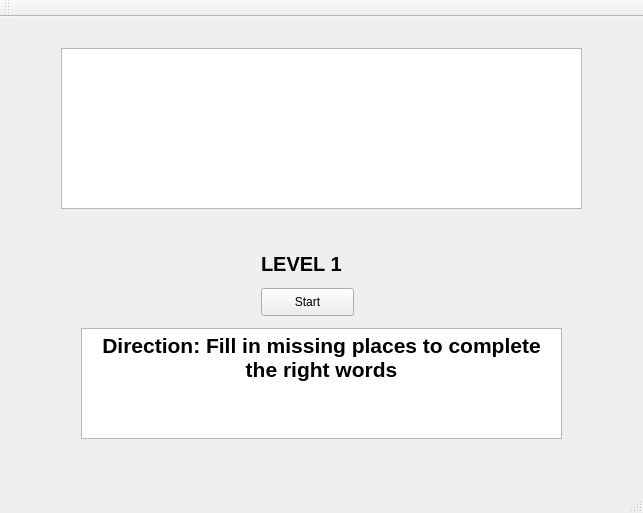
<?xml version="1.0" encoding="UTF-8"?>
<ui version="4.0">
 <class>SourceClass</class>
 <widget class="QMainWindow" name="SourceClass">
  <property name="geometry">
   <rect>
    <x>0</x>
    <y>0</y>
    <width>643</width>
    <height>513</height>
   </rect>
  </property>
  <property name="windowTitle">
   <string>Source</string>
  </property>
  <widget class="QWidget" name="centralWidget">
   <layout class="QGridLayout" name="gridLayout">
    <item row="0" column="0">
     <widget class="QStackedWidget" name="stackedWidget">
      <property name="currentIndex">
       <number>5</number>
      </property>
      <widget class="QWidget" name="homePage">
       <widget class="Line" name="line">
        <property name="geometry">
         <rect>
          <x>50</x>
          <y>190</y>
          <width>441</width>
          <height>16</height>
         </rect>
        </property>
        <property name="orientation">
         <enum>Qt::Horizontal</enum>
        </property>
       </widget>
       <widget class="QLabel" name="lbl2">
        <property name="geometry">
         <rect>
          <x>130</x>
          <y>70</y>
          <width>141</width>
          <height>41</height>
         </rect>
        </property>
        <property name="font">
         <font>
          <pointsize>10</pointsize>
         </font>
        </property>
        <property name="mouseTracking">
         <bool>false</bool>
        </property>
        <property name="focusPolicy">
         <enum>Qt::NoFocus</enum>
        </property>
        <property name="text">
         <string>2. My Game</string>
        </property>
        <property name="scaledContents">
         <bool>true</bool>
        </property>
        <property name="margin">
         <number>5</number>
        </property>
       </widget>
       <widget class="QLabel" name="lbl1">
        <property name="geometry">
         <rect>
          <x>130</x>
          <y>20</y>
          <width>141</width>
          <height>41</height>
         </rect>
        </property>
        <property name="font">
         <font>
          <pointsize>10</pointsize>
         </font>
        </property>
        <property name="mouseTracking">
         <bool>false</bool>
        </property>
        <property name="focusPolicy">
         <enum>Qt::NoFocus</enum>
        </property>
        <property name="text">
         <string>1. My Dictionary</string>
        </property>
        <property name="scaledContents">
         <bool>true</bool>
        </property>
        <property name="margin">
         <number>5</number>
        </property>
       </widget>
       <widget class="QGraphicsView" name="homeView">
        <property name="geometry">
         <rect>
          <x>95</x>
          <y>210</y>
          <width>371</width>
          <height>111</height>
         </rect>
        </property>
       </widget>
       <widget class="QLabel" name="lbl3">
        <property name="geometry">
         <rect>
          <x>130</x>
          <y>130</y>
          <width>141</width>
          <height>41</height>
         </rect>
        </property>
        <property name="font">
         <font>
          <pointsize>10</pointsize>
         </font>
        </property>
        <property name="mouseTracking">
         <bool>false</bool>
        </property>
        <property name="focusPolicy">
         <enum>Qt::NoFocus</enum>
        </property>
        <property name="text">
         <string>3. Exit</string>
        </property>
        <property name="scaledContents">
         <bool>true</bool>
        </property>
        <property name="margin">
         <number>5</number>
        </property>
       </widget>
       <widget class="QPushButton" name="btnHome_1">
        <property name="geometry">
         <rect>
          <x>290</x>
          <y>27</y>
          <width>101</width>
          <height>31</height>
         </rect>
        </property>
        <property name="font">
         <font>
          <pointsize>10</pointsize>
          <weight>75</weight>
          <bold>true</bold>
         </font>
        </property>
        <property name="cursor">
         <cursorShape>ArrowCursor</cursorShape>
        </property>
        <property name="text">
         <string>&lt;----</string>
        </property>
       </widget>
       <widget class="QPushButton" name="btnHome_2">
        <property name="geometry">
         <rect>
          <x>290</x>
          <y>80</y>
          <width>101</width>
          <height>31</height>
         </rect>
        </property>
        <property name="font">
         <font>
          <pointsize>10</pointsize>
          <weight>75</weight>
          <bold>true</bold>
         </font>
        </property>
        <property name="text">
         <string>&lt;----</string>
        </property>
       </widget>
       <widget class="QPushButton" name="btnHome_3">
        <property name="geometry">
         <rect>
          <x>290</x>
          <y>140</y>
          <width>101</width>
          <height>31</height>
         </rect>
        </property>
        <property name="font">
         <font>
          <pointsize>10</pointsize>
          <weight>75</weight>
          <bold>true</bold>
         </font>
        </property>
        <property name="text">
         <string>&lt;----</string>
        </property>
       </widget>
      </widget>
      <widget class="QWidget" name="menuPage">
       <widget class="QLabel" name="labelMenuPage">
        <property name="geometry">
         <rect>
          <x>100</x>
          <y>50</y>
          <width>361</width>
          <height>91</height>
         </rect>
        </property>
        <property name="font">
         <font>
          <pointsize>10</pointsize>
          <weight>75</weight>
          <bold>true</bold>
         </font>
        </property>
        <property name="text">
         <string>What do you want to ...... ?</string>
        </property>
       </widget>
       <widget class="QRadioButton" name="btnRadio1">
        <property name="geometry">
         <rect>
          <x>100</x>
          <y>130</y>
          <width>95</width>
          <height>20</height>
         </rect>
        </property>
        <property name="text">
         <string>Find</string>
        </property>
       </widget>
       <widget class="QRadioButton" name="btnRadio2">
        <property name="geometry">
         <rect>
          <x>100</x>
          <y>160</y>
          <width>95</width>
          <height>20</height>
         </rect>
        </property>
        <property name="text">
         <string>Update</string>
        </property>
       </widget>
       <widget class="QRadioButton" name="btnRadio3">
        <property name="geometry">
         <rect>
          <x>100</x>
          <y>190</y>
          <width>95</width>
          <height>20</height>
         </rect>
        </property>
        <property name="text">
         <string>Delete</string>
        </property>
       </widget>
       <widget class="QRadioButton" name="btnRadio4">
        <property name="geometry">
         <rect>
          <x>100</x>
          <y>220</y>
          <width>95</width>
          <height>20</height>
         </rect>
        </property>
        <property name="text">
         <string>Add</string>
        </property>
       </widget>
       <widget class="QPushButton" name="btnOkMenuPage">
        <property name="geometry">
         <rect>
          <x>100</x>
          <y>290</y>
          <width>93</width>
          <height>28</height>
         </rect>
        </property>
        <property name="text">
         <string>Ok</string>
        </property>
       </widget>
       <widget class="QPushButton" name="btnCancelMenuPage">
        <property name="geometry">
         <rect>
          <x>210</x>
          <y>290</y>
          <width>93</width>
          <height>28</height>
         </rect>
        </property>
        <property name="text">
         <string>Cancel</string>
        </property>
       </widget>
       <widget class="QRadioButton" name="btnRadio5">
        <property name="geometry">
         <rect>
          <x>100</x>
          <y>250</y>
          <width>141</width>
          <height>20</height>
         </rect>
        </property>
        <property name="text">
         <string>Display Dictionary</string>
        </property>
       </widget>
       <widget class="QListWidget" name="listWidget">
        <property name="geometry">
         <rect>
          <x>350</x>
          <y>120</y>
          <width>256</width>
          <height>192</height>
         </rect>
        </property>
       </widget>
       <widget class="QLineEdit" name="lineEdit">
        <property name="geometry">
         <rect>
          <x>350</x>
          <y>120</y>
          <width>261</width>
          <height>31</height>
         </rect>
        </property>
        <property name="inputMask">
         <string/>
        </property>
        <property name="text">
         <string/>
        </property>
        <property name="placeholderText">
         <string>input your word </string>
        </property>
       </widget>
      </widget>
      <widget class="QWidget" name="listPage">
       <widget class="QPushButton" name="btnBackListPage">
        <property name="geometry">
         <rect>
          <x>490</x>
          <y>390</y>
          <width>93</width>
          <height>28</height>
         </rect>
        </property>
        <property name="text">
         <string>Back</string>
        </property>
       </widget>
       <widget class="QPlainTextEdit" name="textListPage">
        <property name="geometry">
         <rect>
          <x>40</x>
          <y>40</y>
          <width>541</width>
          <height>341</height>
         </rect>
        </property>
       </widget>
       <widget class="QLabel" name="lblThongBaoListPage">
        <property name="geometry">
         <rect>
          <x>140</x>
          <y>10</y>
          <width>381</width>
          <height>20</height>
         </rect>
        </property>
        <property name="text">
         <string>TextLabel</string>
        </property>
       </widget>
      </widget>
      <widget class="QWidget" name="addPage">
       <widget class="QLabel" name="lblAddPage_1">
        <property name="geometry">
         <rect>
          <x>90</x>
          <y>50</y>
          <width>81</width>
          <height>41</height>
         </rect>
        </property>
        <property name="font">
         <font>
          <pointsize>12</pointsize>
          <weight>75</weight>
          <bold>true</bold>
         </font>
        </property>
        <property name="text">
         <string>Word</string>
        </property>
       </widget>
       <widget class="QLabel" name="lblAddPage_2">
        <property name="geometry">
         <rect>
          <x>90</x>
          <y>160</y>
          <width>81</width>
          <height>41</height>
         </rect>
        </property>
        <property name="font">
         <font>
          <pointsize>12</pointsize>
          <weight>75</weight>
          <bold>true</bold>
         </font>
        </property>
        <property name="text">
         <string>Type</string>
        </property>
       </widget>
       <widget class="QLabel" name="lblAddPage_3">
        <property name="geometry">
         <rect>
          <x>90</x>
          <y>100</y>
          <width>181</width>
          <height>51</height>
         </rect>
        </property>
        <property name="font">
         <font>
          <pointsize>12</pointsize>
          <weight>75</weight>
          <bold>true</bold>
         </font>
        </property>
        <property name="text">
         <string>Pronunciation</string>
        </property>
       </widget>
       <widget class="QLabel" name="lblAddPage_4">
        <property name="geometry">
         <rect>
          <x>90</x>
          <y>220</y>
          <width>91</width>
          <height>41</height>
         </rect>
        </property>
        <property name="font">
         <font>
          <pointsize>12</pointsize>
          <weight>75</weight>
          <bold>true</bold>
         </font>
        </property>
        <property name="text">
         <string>Mean</string>
        </property>
       </widget>
       <widget class="QLineEdit" name="inputAddPage_1">
        <property name="geometry">
         <rect>
          <x>250</x>
          <y>50</y>
          <width>271</width>
          <height>31</height>
         </rect>
        </property>
       </widget>
       <widget class="QTextEdit" name="inputAddPage_4">
        <property name="geometry">
         <rect>
          <x>250</x>
          <y>230</y>
          <width>271</width>
          <height>131</height>
         </rect>
        </property>
       </widget>
       <widget class="QLineEdit" name="inputAddPage_2">
        <property name="geometry">
         <rect>
          <x>250</x>
          <y>170</y>
          <width>271</width>
          <height>31</height>
         </rect>
        </property>
       </widget>
       <widget class="QLineEdit" name="inputAddPage_3">
        <property name="geometry">
         <rect>
          <x>250</x>
          <y>110</y>
          <width>271</width>
          <height>31</height>
         </rect>
        </property>
       </widget>
       <widget class="QPushButton" name="btnOkAddPage">
        <property name="geometry">
         <rect>
          <x>140</x>
          <y>380</y>
          <width>93</width>
          <height>28</height>
         </rect>
        </property>
        <property name="text">
         <string>Ok</string>
        </property>
       </widget>
       <widget class="QPushButton" name="btnResetAddPage">
        <property name="geometry">
         <rect>
          <x>250</x>
          <y>380</y>
          <width>93</width>
          <height>28</height>
         </rect>
        </property>
        <property name="text">
         <string>Reset</string>
        </property>
       </widget>
       <widget class="QPushButton" name="btnCancelAddPage">
        <property name="geometry">
         <rect>
          <x>360</x>
          <y>380</y>
          <width>93</width>
          <height>28</height>
         </rect>
        </property>
        <property name="text">
         <string>Cancel</string>
        </property>
       </widget>
       <widget class="QLabel" name="lblThongBaoAddPage">
        <property name="enabled">
         <bool>true</bool>
        </property>
        <property name="geometry">
         <rect>
          <x>20</x>
          <y>5</y>
          <width>581</width>
          <height>31</height>
         </rect>
        </property>
        <property name="font">
         <font>
          <pointsize>10</pointsize>
          <weight>75</weight>
          <bold>true</bold>
         </font>
        </property>
        <property name="text">
         <string>Add new word successfully!!</string>
        </property>
       </widget>
      </widget>
      <widget class="QWidget" name="updatePage">
       <widget class="QLabel" name="lblWordUpdatePage">
        <property name="geometry">
         <rect>
          <x>90</x>
          <y>40</y>
          <width>71</width>
          <height>31</height>
         </rect>
        </property>
        <property name="font">
         <font>
          <pointsize>10</pointsize>
          <weight>75</weight>
          <bold>true</bold>
         </font>
        </property>
        <property name="text">
         <string>Word: </string>
        </property>
       </widget>
       <widget class="QLabel" name="lblPronunUpdatePage">
        <property name="geometry">
         <rect>
          <x>90</x>
          <y>90</y>
          <width>131</width>
          <height>41</height>
         </rect>
        </property>
        <property name="font">
         <font>
          <pointsize>10</pointsize>
          <weight>75</weight>
          <bold>true</bold>
         </font>
        </property>
        <property name="text">
         <string>Pronunciation:</string>
        </property>
       </widget>
       <widget class="QLabel" name="lblTypeUpdatePage">
        <property name="geometry">
         <rect>
          <x>90</x>
          <y>140</y>
          <width>91</width>
          <height>41</height>
         </rect>
        </property>
        <property name="font">
         <font>
          <pointsize>10</pointsize>
          <weight>75</weight>
          <bold>true</bold>
         </font>
        </property>
        <property name="text">
         <string>Type:</string>
        </property>
       </widget>
       <widget class="QLabel" name="lblMeanUpdatePage">
        <property name="geometry">
         <rect>
          <x>90</x>
          <y>200</y>
          <width>55</width>
          <height>16</height>
         </rect>
        </property>
        <property name="font">
         <font>
          <pointsize>10</pointsize>
          <weight>75</weight>
          <bold>true</bold>
         </font>
        </property>
        <property name="text">
         <string>Mean:</string>
        </property>
       </widget>
       <widget class="QPushButton" name="btnExitUpdatePage">
        <property name="geometry">
         <rect>
          <x>450</x>
          <y>390</y>
          <width>93</width>
          <height>28</height>
         </rect>
        </property>
        <property name="text">
         <string>Exit</string>
        </property>
       </widget>
       <widget class="QPushButton" name="btnBackUpdatePage">
        <property name="geometry">
         <rect>
          <x>330</x>
          <y>390</y>
          <width>93</width>
          <height>28</height>
         </rect>
        </property>
        <property name="text">
         <string>Back</string>
        </property>
       </widget>
       <widget class="QPushButton" name="btnEditUpdatePage">
        <property name="geometry">
         <rect>
          <x>90</x>
          <y>390</y>
          <width>93</width>
          <height>28</height>
         </rect>
        </property>
        <property name="text">
         <string>Edit</string>
        </property>
       </widget>
       <widget class="QTextEdit" name="editMeanUpdatePage">
        <property name="geometry">
         <rect>
          <x>220</x>
          <y>210</y>
          <width>291</width>
          <height>151</height>
         </rect>
        </property>
       </widget>
       <widget class="QLineEdit" name="editWordUpdatePage">
        <property name="geometry">
         <rect>
          <x>220</x>
          <y>40</y>
          <width>291</width>
          <height>22</height>
         </rect>
        </property>
        <property name="text">
         <string/>
        </property>
       </widget>
       <widget class="QLineEdit" name="editPronunUpdatePage">
        <property name="geometry">
         <rect>
          <x>220</x>
          <y>100</y>
          <width>291</width>
          <height>22</height>
         </rect>
        </property>
       </widget>
       <widget class="QLineEdit" name="editTypeUpdatePage">
        <property name="geometry">
         <rect>
          <x>220</x>
          <y>150</y>
          <width>291</width>
          <height>22</height>
         </rect>
        </property>
       </widget>
       <widget class="QLabel" name="lblWordUpdatePage_2">
        <property name="enabled">
         <bool>false</bool>
        </property>
        <property name="geometry">
         <rect>
          <x>220</x>
          <y>40</y>
          <width>291</width>
          <height>20</height>
         </rect>
        </property>
        <property name="text">
         <string>TextLabel</string>
        </property>
       </widget>
       <widget class="QLabel" name="lblPronunUpdatePage_2">
        <property name="enabled">
         <bool>false</bool>
        </property>
        <property name="geometry">
         <rect>
          <x>220</x>
          <y>100</y>
          <width>291</width>
          <height>20</height>
         </rect>
        </property>
        <property name="text">
         <string>TextLabel</string>
        </property>
       </widget>
       <widget class="QLabel" name="lblTypeUpdatePage_2">
        <property name="enabled">
         <bool>false</bool>
        </property>
        <property name="geometry">
         <rect>
          <x>220</x>
          <y>150</y>
          <width>291</width>
          <height>20</height>
         </rect>
        </property>
        <property name="text">
         <string>TextLabel</string>
        </property>
       </widget>
       <widget class="QLabel" name="lblMeanUpdatePage_2">
        <property name="enabled">
         <bool>false</bool>
        </property>
        <property name="geometry">
         <rect>
          <x>220</x>
          <y>210</y>
          <width>291</width>
          <height>151</height>
         </rect>
        </property>
        <property name="text">
         <string>TextLabel</string>
        </property>
       </widget>
       <widget class="QPushButton" name="btnDeletePage">
        <property name="geometry">
         <rect>
          <x>210</x>
          <y>390</y>
          <width>93</width>
          <height>28</height>
         </rect>
        </property>
        <property name="text">
         <string>Delete</string>
        </property>
       </widget>
       <zorder>lblMeanUpdatePage_2</zorder>
       <zorder>lblTypeUpdatePage_2</zorder>
       <zorder>lblPronunUpdatePage_2</zorder>
       <zorder>lblWordUpdatePage_2</zorder>
       <zorder>lblWordUpdatePage</zorder>
       <zorder>lblPronunUpdatePage</zorder>
       <zorder>lblTypeUpdatePage</zorder>
       <zorder>lblMeanUpdatePage</zorder>
       <zorder>btnExitUpdatePage</zorder>
       <zorder>btnBackUpdatePage</zorder>
       <zorder>btnEditUpdatePage</zorder>
       <zorder>editMeanUpdatePage</zorder>
       <zorder>editWordUpdatePage</zorder>
       <zorder>editPronunUpdatePage</zorder>
       <zorder>editTypeUpdatePage</zorder>
       <zorder>btnDeletePage</zorder>
      </widget>
      <widget class="QWidget" name="gameLv1Page">
       <widget class="QGraphicsView" name="graphicsView_2">
        <property name="geometry">
         <rect>
          <x>50</x>
          <y>20</y>
          <width>521</width>
          <height>161</height>
         </rect>
        </property>
       </widget>
       <widget class="QLabel" name="lblLevelPage5">
        <property name="geometry">
         <rect>
          <x>250</x>
          <y>190</y>
          <width>121</width>
          <height>91</height>
         </rect>
        </property>
        <property name="font">
         <font>
          <pointsize>15</pointsize>
          <weight>75</weight>
          <bold>true</bold>
         </font>
        </property>
        <property name="text">
         <string>LEVEL 1</string>
        </property>
       </widget>
       <widget class="QTextBrowser" name="textDirectionPage5">
        <property name="geometry">
         <rect>
          <x>70</x>
          <y>300</y>
          <width>481</width>
          <height>111</height>
         </rect>
        </property>
        <property name="html">
         <string>&lt;!DOCTYPE HTML PUBLIC &quot;-//W3C//DTD HTML 4.0//EN&quot; &quot;http://www.w3.org/TR/REC-html40/strict.dtd&quot;&gt;
&lt;html&gt;&lt;head&gt;&lt;meta name=&quot;qrichtext&quot; content=&quot;1&quot; /&gt;&lt;style type=&quot;text/css&quot;&gt;
p, li { white-space: pre-wrap; }
&lt;/style&gt;&lt;/head&gt;&lt;body style=&quot; font-family:'MS Shell Dlg 2'; font-size:7.8pt; font-weight:400; font-style:normal;&quot;&gt;
&lt;p align=&quot;center&quot; style=&quot; margin-top:0px; margin-bottom:0px; margin-left:0px; margin-right:0px; -qt-block-indent:0; text-indent:0px;&quot;&gt;&lt;span style=&quot; font-family:'MS Shell Dlg 2'; font-size:16pt; font-weight:600;&quot;&gt;Direction: Fill in missing places to complete the right words&lt;/span&gt;&lt;/p&gt;&lt;/body&gt;&lt;/html&gt;</string>
        </property>
       </widget>
       <widget class="QPushButton" name="btnStartLv1Page">
        <property name="geometry">
         <rect>
          <x>250</x>
          <y>260</y>
          <width>93</width>
          <height>28</height>
         </rect>
        </property>
        <property name="text">
         <string>Start</string>
        </property>
       </widget>
      </widget>
      <widget class="QWidget" name="lv1Page">
       <widget class="QFrame" name="frGameContent">
        <property name="geometry">
         <rect>
          <x>70</x>
          <y>50</y>
          <width>341</width>
          <height>331</height>
         </rect>
        </property>
        <property name="frameShape">
         <enum>QFrame::StyledPanel</enum>
        </property>
        <property name="frameShadow">
         <enum>QFrame::Raised</enum>
        </property>
        <property name="lineWidth">
         <number>1</number>
        </property>
        <property name="midLineWidth">
         <number>0</number>
        </property>
        <widget class="QPushButton" name="btnSubmitLv1Page">
         <property name="geometry">
          <rect>
           <x>130</x>
           <y>290</y>
           <width>93</width>
           <height>28</height>
          </rect>
         </property>
         <property name="text">
          <string>Submit</string>
         </property>
        </widget>
        <widget class="QLabel" name="lblWordValueLv1Page">
         <property name="geometry">
          <rect>
           <x>50</x>
           <y>180</y>
           <width>71</width>
           <height>41</height>
          </rect>
         </property>
         <property name="text">
          <string>TextLabel</string>
         </property>
        </widget>
        <widget class="QTextEdit" name="txtMeanLv1Page">
         <property name="enabled">
          <bool>false</bool>
         </property>
         <property name="geometry">
          <rect>
           <x>130</x>
           <y>180</y>
           <width>191</width>
           <height>101</height>
          </rect>
         </property>
        </widget>
        <widget class="QPushButton" name="btnNextLv1Page">
         <property name="geometry">
          <rect>
           <x>230</x>
           <y>290</y>
           <width>93</width>
           <height>28</height>
          </rect>
         </property>
         <property name="text">
          <string>Next</string>
         </property>
        </widget>
       </widget>
       <widget class="QPushButton" name="btnExitLv1Page">
        <property name="geometry">
         <rect>
          <x>520</x>
          <y>390</y>
          <width>93</width>
          <height>28</height>
         </rect>
        </property>
        <property name="text">
         <string>Exit</string>
        </property>
       </widget>
       <widget class="QFrame" name="frImage">
        <property name="geometry">
         <rect>
          <x>420</x>
          <y>230</y>
          <width>191</width>
          <height>151</height>
         </rect>
        </property>
        <property name="frameShape">
         <enum>QFrame::StyledPanel</enum>
        </property>
        <property name="frameShadow">
         <enum>QFrame::Raised</enum>
        </property>
       </widget>
       <widget class="QFrame" name="frStatus">
        <property name="geometry">
         <rect>
          <x>420</x>
          <y>50</y>
          <width>191</width>
          <height>171</height>
         </rect>
        </property>
        <property name="frameShape">
         <enum>QFrame::StyledPanel</enum>
        </property>
        <property name="frameShadow">
         <enum>QFrame::Raised</enum>
        </property>
        <widget class="QLCDNumber" name="lcdGradeNumber">
         <property name="geometry">
          <rect>
           <x>70</x>
           <y>10</y>
           <width>111</width>
           <height>61</height>
          </rect>
         </property>
         <property name="font">
          <font>
           <pointsize>12</pointsize>
           <weight>75</weight>
           <bold>true</bold>
          </font>
         </property>
         <property name="lineWidth">
          <number>0</number>
         </property>
         <property name="smallDecimalPoint">
          <bool>false</bool>
         </property>
         <property name="digitCount">
          <number>5</number>
         </property>
         <property name="segmentStyle">
          <enum>QLCDNumber::Filled</enum>
         </property>
         <property name="value" stdset="0">
          <double>0.000000000000000</double>
         </property>
        </widget>
        <widget class="QLabel" name="label">
         <property name="geometry">
          <rect>
           <x>10</x>
           <y>10</y>
           <width>61</width>
           <height>61</height>
          </rect>
         </property>
         <property name="font">
          <font>
           <pointsize>12</pointsize>
           <weight>75</weight>
           <bold>true</bold>
          </font>
         </property>
         <property name="text">
          <string>Point</string>
         </property>
        </widget>
        <widget class="QLabel" name="label_2">
         <property name="geometry">
          <rect>
           <x>10</x>
           <y>90</y>
           <width>71</width>
           <height>61</height>
          </rect>
         </property>
         <property name="font">
          <font>
           <pointsize>12</pointsize>
           <weight>75</weight>
           <bold>true</bold>
          </font>
         </property>
         <property name="text">
          <string>Stage</string>
         </property>
        </widget>
        <widget class="QLCDNumber" name="lcdStageNumber">
         <property name="geometry">
          <rect>
           <x>110</x>
           <y>90</y>
           <width>64</width>
           <height>61</height>
          </rect>
         </property>
         <property name="font">
          <font>
           <pointsize>12</pointsize>
           <weight>75</weight>
           <bold>true</bold>
          </font>
         </property>
         <property name="lineWidth">
          <number>0</number>
         </property>
        </widget>
       </widget>
      </widget>
      <widget class="QWidget" name="gameLv2Page">
       <widget class="QTextBrowser" name="textDirectionPage6">
        <property name="geometry">
         <rect>
          <x>80</x>
          <y>300</y>
          <width>481</width>
          <height>111</height>
         </rect>
        </property>
        <property name="html">
         <string>&lt;!DOCTYPE HTML PUBLIC &quot;-//W3C//DTD HTML 4.0//EN&quot; &quot;http://www.w3.org/TR/REC-html40/strict.dtd&quot;&gt;
&lt;html&gt;&lt;head&gt;&lt;meta name=&quot;qrichtext&quot; content=&quot;1&quot; /&gt;&lt;style type=&quot;text/css&quot;&gt;
p, li { white-space: pre-wrap; }
&lt;/style&gt;&lt;/head&gt;&lt;body style=&quot; font-family:'MS Shell Dlg 2'; font-size:7.8pt; font-weight:400; font-style:normal;&quot;&gt;
&lt;p align=&quot;center&quot; style=&quot; margin-top:0px; margin-bottom:0px; margin-left:0px; margin-right:0px; -qt-block-indent:0; text-indent:0px;&quot;&gt;&lt;span style=&quot; font-family:'MS Shell Dlg 2'; font-size:16pt; font-weight:600;&quot;&gt;Direction: Fill in missing places to complete the right words with the following meaning&lt;/span&gt;&lt;/p&gt;&lt;/body&gt;&lt;/html&gt;</string>
        </property>
       </widget>
       <widget class="QGraphicsView" name="graphicsView_3">
        <property name="geometry">
         <rect>
          <x>60</x>
          <y>20</y>
          <width>521</width>
          <height>161</height>
         </rect>
        </property>
       </widget>
       <widget class="QLabel" name="lblLevelPage6">
        <property name="geometry">
         <rect>
          <x>260</x>
          <y>190</y>
          <width>121</width>
          <height>91</height>
         </rect>
        </property>
        <property name="font">
         <font>
          <pointsize>15</pointsize>
          <weight>75</weight>
          <bold>true</bold>
         </font>
        </property>
        <property name="text">
         <string>LEVEL 2</string>
        </property>
       </widget>
      </widget>
     </widget>
    </item>
   </layout>
  </widget>
  <widget class="QMenuBar" name="menuBar">
   <property name="geometry">
    <rect>
     <x>0</x>
     <y>0</y>
     <width>643</width>
     <height>26</height>
    </rect>
   </property>
  </widget>
  <widget class="QToolBar" name="mainToolBar">
   <attribute name="toolBarArea">
    <enum>TopToolBarArea</enum>
   </attribute>
   <attribute name="toolBarBreak">
    <bool>false</bool>
   </attribute>
  </widget>
  <widget class="QStatusBar" name="statusBar"/>
 </widget>
 <layoutdefault spacing="6" margin="11"/>
 <resources>
  <include location="Source.qrc"/>
 </resources>
 <connections/>
</ui>
